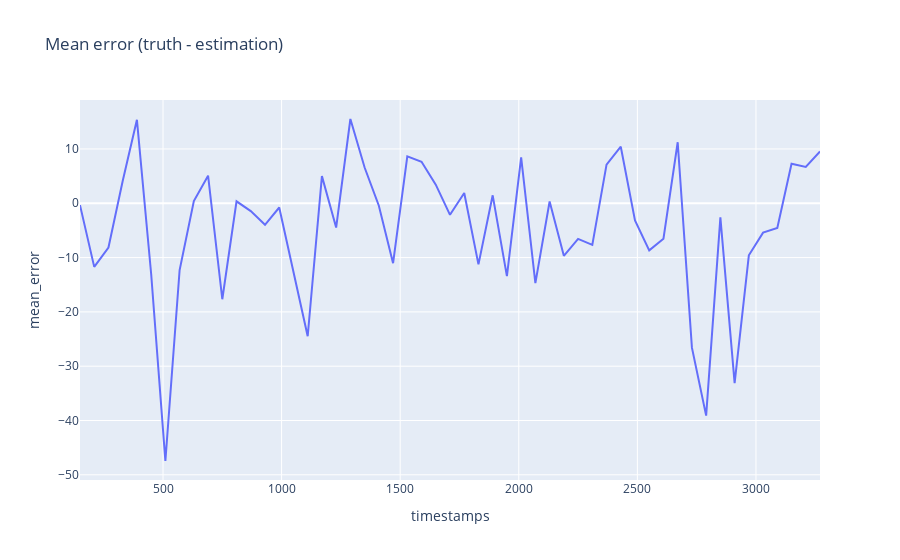

The cell this chart's notebook holds for it:
### Code cell
fig = px.line(mean_error, x="timestamps", y="mean_error", title='Mean error (truth - estimation)')
fig.show()

### Figure 1 — Plotly figure (JSON) as saved in the notebook; plotly's stock layout.template omitted (floating-point values rounded to 4 significant figures)
{"data": [{"hovertemplate": "timestamps=%{x}<br>mean_error=%{y}<extra></extra>", "legendgroup": "", "line": {"color": "#636efa", "dash": "solid"}, "marker": {"symbol": "circle"}, "mode": "lines", "name": "", "orientation": "v", "showlegend": false, "type": "scatter", "x": [150, 210, 270, 330, 390, 450, 510, 570, 630, 690, 750, 810, 870, 930, 990, 1050, 1110, 1170, 1230, 1290, 1350, 1410, 1470, 1530, 1590, 1650, 1710, 1770, 1830, 1890, 1950, 2010, 2070, 2130, 2190, 2250, 2310, 2370, 2430, 2490, 2550, 2610, 2670, 2730, 2790, 2850, 2910, 2970, 3030, 3090, 3150, 3210, 3270], "xaxis": "x", "y": [-0.3365, -11.72, -8.145, 4.097, 15.36, -12.97, -47.46, -12.3, 0.4086, 5.072, -17.68, 0.3533, -1.448, -3.968, -0.7799, -12.64, -24.49, 4.999, -4.471, 15.52, 6.585, -0.4613, -11.04, 8.635, 7.635, 3.435, -2.127, 1.882, -11.25, 1.466, -13.41, 8.461, -14.71, 0.3277, -9.68, -6.553, -7.653, 7.12, 10.41, -3.18, -8.665, -6.53, 11.23, -26.59, -39.1, -2.597, -33.13, -9.581, -5.403, -4.532, 7.267, 6.692, 9.542], "yaxis": "y"}], "layout": {"legend": {"tracegroupgap": 0}, "title": {"text": "Mean error (truth - estimation)"}, "xaxis": {"anchor": "y", "domain": [0, 1], "title": {"text": "timestamps"}}, "yaxis": {"anchor": "x", "domain": [0, 1], "title": {"text": "mean_error"}}}}
